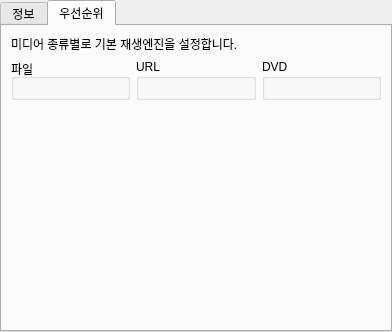
<?xml version="1.0" encoding="UTF-8"?>
<ui version="4.0">
 <class>PrefStack</class>
 <widget class="QStackedWidget" name="PrefStack">
  <property name="geometry">
   <rect>
    <x>0</x>
    <y>0</y>
    <width>369</width>
    <height>332</height>
   </rect>
  </property>
  <property name="windowTitle">
   <string>StackedWidget</string>
  </property>
  <property name="currentIndex">
   <number>3</number>
  </property>
  <widget class="QWidget" name="general">
   <layout class="QVBoxLayout" name="verticalLayout_5">
    <item>
     <widget class="QGroupBox" name="groupBox_4">
      <property name="title">
       <string>재생 목록 생성</string>
      </property>
      <layout class="QVBoxLayout" name="verticalLayout">
       <item>
        <widget class="QLabel" name="label_6">
         <property name="text">
          <string>파일을 열 때 자동으로 다음 파일들을 재생목록에 추가합니다.</string>
         </property>
        </widget>
       </item>
       <item>
        <widget class="QComboBox" name="autoAdd">
         <property name="sizeAdjustPolicy">
          <enum>QComboBox::AdjustToContents</enum>
         </property>
         <item>
          <property name="text">
           <string>비슷한 이름의 파일</string>
          </property>
         </item>
         <item>
          <property name="text">
           <string>같은 경로의 모든 파일</string>
          </property>
         </item>
         <item>
          <property name="text">
           <string>다른 파일을 추가하지 않음</string>
          </property>
         </item>
        </widget>
       </item>
      </layout>
     </widget>
    </item>
    <item>
     <widget class="QGroupBox" name="groupBox_5">
      <property name="title">
       <string>재생</string>
      </property>
      <layout class="QVBoxLayout" name="verticalLayout_4">
       <item>
        <widget class="QCheckBox" name="pauseMinimized">
         <property name="text">
          <string>최소화시에 일시 정지하기</string>
         </property>
        </widget>
       </item>
       <item>
        <layout class="QHBoxLayout" name="_2">
         <item>
          <spacer name="spacer">
           <property name="orientation">
            <enum>Qt::Horizontal</enum>
           </property>
           <property name="sizeType">
            <enum>QSizePolicy::Fixed</enum>
           </property>
           <property name="sizeHint" stdset="0">
            <size>
             <width>15</width>
             <height>0</height>
            </size>
           </property>
          </spacer>
         </item>
         <item>
          <widget class="QCheckBox" name="playRestored">
           <property name="enabled">
            <bool>false</bool>
           </property>
           <property name="text">
            <string>복귀시에 자동으로 재생 시작하기</string>
           </property>
           <property name="checked">
            <bool>true</bool>
           </property>
          </widget>
         </item>
        </layout>
       </item>
       <item>
        <widget class="Line" name="line">
         <property name="orientation">
          <enum>Qt::Horizontal</enum>
         </property>
        </widget>
       </item>
       <item>
        <widget class="QCheckBox" name="startStopped">
         <property name="text">
          <string>재생중에 중지된 파일을 다시 열때 중지된 곳부터 재생하기</string>
         </property>
        </widget>
       </item>
      </layout>
     </widget>
    </item>
    <item>
     <spacer name="spacer_8">
      <property name="orientation">
       <enum>Qt::Vertical</enum>
      </property>
      <property name="sizeHint" stdset="0">
       <size>
        <width>0</width>
        <height>0</height>
       </size>
      </property>
     </spacer>
    </item>
   </layout>
  </widget>
  <widget class="QWidget" name="subtitle">
   <layout class="QVBoxLayout" name="verticalLayout_12">
    <property name="spacing">
     <number>0</number>
    </property>
    <property name="margin">
     <number>0</number>
    </property>
    <item>
     <widget class="QTabWidget" name="tabs">
      <property name="currentIndex">
       <number>2</number>
      </property>
      <widget class="QWidget" name="widget_3">
       <attribute name="title">
        <string>자막 불러오기</string>
       </attribute>
       <layout class="QVBoxLayout" name="verticalLayout_6">
        <item>
         <widget class="QGroupBox" name="groupBox_3">
          <property name="title">
           <string>자동 불러오기</string>
          </property>
          <layout class="QVBoxLayout" name="verticalLayout_7">
           <item>
            <widget class="QLabel" name="label_2">
             <property name="text">
              <string>파일 재생시에 다음에 해당하는 자막을 자동으로 불러옵니다.</string>
             </property>
            </widget>
           </item>
           <item>
            <widget class="QComboBox" name="autoLoad">
             <property name="sizeAdjustPolicy">
              <enum>QComboBox::AdjustToContents</enum>
             </property>
            </widget>
           </item>
          </layout>
         </widget>
        </item>
        <item>
         <widget class="QGroupBox" name="groupBox_6">
          <property name="title">
           <string>자동 선택</string>
          </property>
          <layout class="QVBoxLayout" name="verticalLayout_8">
           <item>
            <widget class="QLabel" name="label_3">
             <property name="text">
              <string>불러온 자막 중 다음에 해당하는 자막을 자동으로 선택합니다.</string>
             </property>
            </widget>
           </item>
           <item>
            <widget class="QComboBox" name="autoSelect">
             <property name="sizeAdjustPolicy">
              <enum>QComboBox::AdjustToContents</enum>
             </property>
            </widget>
           </item>
          </layout>
         </widget>
        </item>
        <item>
         <widget class="QGroupBox" name="auto_load_group">
          <property name="title">
           <string>기본 인코딩</string>
          </property>
          <property name="checkable">
           <bool>false</bool>
          </property>
          <layout class="QVBoxLayout" name="verticalLayout_9">
           <item>
            <widget class="QLabel" name="label_5">
             <property name="text">
              <string>자막을 열때 기본으로 다음 인코딩을 이용합니다.</string>
             </property>
            </widget>
           </item>
           <item>
            <widget class="EncodingComboBox" name="encoding">
             <property name="editable">
              <bool>true</bool>
             </property>
             <property name="sizeAdjustPolicy">
              <enum>QComboBox::AdjustToContentsOnFirstShow</enum>
             </property>
            </widget>
           </item>
          </layout>
         </widget>
        </item>
        <item>
         <spacer name="spacer_9">
          <property name="orientation">
           <enum>Qt::Vertical</enum>
          </property>
          <property name="sizeHint" stdset="0">
           <size>
            <width>0</width>
            <height>0</height>
           </size>
          </property>
         </spacer>
        </item>
       </layout>
      </widget>
      <widget class="QWidget" name="widget_2">
       <attribute name="title">
        <string>자막 출력</string>
       </attribute>
       <layout class="QVBoxLayout" name="verticalLayout_10">
        <item>
         <widget class="QGroupBox" name="groupBox_7">
          <property name="title">
           <string>자막 OSD 설정</string>
          </property>
          <layout class="QVBoxLayout" name="verticalLayout_11">
           <item>
            <widget class="PrefOsdWidget" name="subOsd" native="true"/>
           </item>
          </layout>
         </widget>
        </item>
        <item>
         <spacer name="verticalSpacer_4">
          <property name="orientation">
           <enum>Qt::Vertical</enum>
          </property>
          <property name="sizeHint" stdset="0">
           <size>
            <width>0</width>
            <height>0</height>
           </size>
          </property>
         </spacer>
        </item>
       </layout>
      </widget>
      <widget class="QWidget" name="widget_4">
       <attribute name="title">
        <string>다중/통합자막</string>
       </attribute>
       <layout class="QVBoxLayout" name="verticalLayout_13">
        <item>
         <widget class="QLabel" name="label_7">
          <property name="text">
           <string>통합 자막의 순서 표시를 지정합니다.
지정되지 않은 경우 자막이 선택된 순서로 표시됩니다.
자막파일의 언어지정 클래스의 Name 항목을 지정합니다.
예: Korean, 한국어, English, 영어</string>
          </property>
          <property name="wordWrap">
           <bool>true</bool>
          </property>
         </widget>
        </item>
        <item>
         <widget class="SimpleListWidget" name="priority" native="true"/>
        </item>
        <item>
         <spacer name="spacer_2">
          <property name="orientation">
           <enum>Qt::Vertical</enum>
          </property>
          <property name="sizeHint" stdset="0">
           <size>
            <width>0</width>
            <height>0</height>
           </size>
          </property>
         </spacer>
        </item>
       </layout>
      </widget>
     </widget>
    </item>
   </layout>
  </widget>
  <widget class="QWidget" name="iface">
   <layout class="QVBoxLayout" name="verticalLayout_2">
    <property name="spacing">
     <number>0</number>
    </property>
    <property name="margin">
     <number>0</number>
    </property>
    <item>
     <widget class="QTabWidget" name="tabWidget">
      <property name="currentIndex">
       <number>1</number>
      </property>
      <widget class="QWidget" name="widget_5">
       <attribute name="title">
        <string>키보드</string>
       </attribute>
       <layout class="QVBoxLayout" name="verticalLayout_3">
        <item>
         <widget class="QLabel" name="label_9">
          <property name="text">
           <string>키보드를 이용한 단축키를 설정합니다.</string>
          </property>
         </widget>
        </item>
        <item>
         <widget class="QTreeWidget" name="shortcutTree">
          <property name="alternatingRowColors">
           <bool>true</bool>
          </property>
          <column>
           <property name="text">
            <string>설명</string>
           </property>
          </column>
          <column>
           <property name="text">
            <string>단축키1</string>
           </property>
          </column>
          <column>
           <property name="text">
            <string>단축키2</string>
           </property>
          </column>
          <column>
           <property name="text">
            <string>단축키3</string>
           </property>
          </column>
          <column>
           <property name="text">
            <string>단축키4</string>
           </property>
          </column>
         </widget>
        </item>
        <item>
         <layout class="QHBoxLayout" name="_3">
          <item>
           <widget class="QLabel" name="label">
            <property name="text">
             <string>변경:</string>
            </property>
           </widget>
          </item>
          <item>
           <widget class="QPushButton" name="shortcut1">
            <property name="text">
             <string>단축키1</string>
            </property>
           </widget>
          </item>
          <item>
           <widget class="QPushButton" name="shortcut2">
            <property name="text">
             <string>단축키2</string>
            </property>
           </widget>
          </item>
          <item>
           <widget class="QPushButton" name="shortcut3">
            <property name="text">
             <string>단축키3</string>
            </property>
           </widget>
          </item>
          <item>
           <widget class="QPushButton" name="shortcut4">
            <property name="text">
             <string>단축키4</string>
            </property>
           </widget>
          </item>
          <item>
           <spacer name="spacer_10">
            <property name="orientation">
             <enum>Qt::Horizontal</enum>
            </property>
            <property name="sizeHint" stdset="0">
             <size>
              <width>0</width>
              <height>0</height>
             </size>
            </property>
           </spacer>
          </item>
         </layout>
        </item>
       </layout>
      </widget>
      <widget class="QWidget" name="widget_6">
       <attribute name="title">
        <string>마우스</string>
       </attribute>
       <layout class="QVBoxLayout" name="_16">
        <item>
         <widget class="QLabel" name="label_13">
          <property name="text">
           <string>마우스를 이용한 조작을 설정합니다.</string>
          </property>
         </widget>
        </item>
        <item>
         <widget class="QGroupBox" name="groupBox_2">
          <property name="title">
           <string>행동 설정</string>
          </property>
          <layout class="QGridLayout" name="_17">
           <item row="0" column="0">
            <widget class="QLabel" name="label_10">
             <property name="text">
              <string>더블 클릭</string>
             </property>
            </widget>
           </item>
           <item row="0" column="1">
            <layout class="QHBoxLayout" name="_6">
             <property name="spacing">
              <number>0</number>
             </property>
             <item>
              <widget class="QComboBox" name="doubleClick">
               <property name="sizePolicy">
                <sizepolicy hsizetype="Expanding" vsizetype="Fixed">
                 <horstretch>0</horstretch>
                 <verstretch>0</verstretch>
                </sizepolicy>
               </property>
              </widget>
             </item>
            </layout>
           </item>
           <item row="1" column="0">
            <widget class="QLabel" name="label_11">
             <property name="text">
              <string>가운데 버튼</string>
             </property>
            </widget>
           </item>
           <item row="1" column="1">
            <layout class="QHBoxLayout" name="_5">
             <property name="spacing">
              <number>0</number>
             </property>
             <item>
              <widget class="QComboBox" name="middleClick">
               <property name="sizePolicy">
                <sizepolicy hsizetype="Expanding" vsizetype="Fixed">
                 <horstretch>0</horstretch>
                 <verstretch>0</verstretch>
                </sizepolicy>
               </property>
              </widget>
             </item>
            </layout>
           </item>
           <item row="2" column="0">
            <widget class="QLabel" name="label_12">
             <property name="text">
              <string>휠 스크롤</string>
             </property>
            </widget>
           </item>
           <item row="2" column="1">
            <layout class="QHBoxLayout" name="_4">
             <property name="spacing">
              <number>0</number>
             </property>
             <item>
              <widget class="QComboBox" name="wheelScroll">
               <property name="sizePolicy">
                <sizepolicy hsizetype="Expanding" vsizetype="Fixed">
                 <horstretch>0</horstretch>
                 <verstretch>0</verstretch>
                </sizepolicy>
               </property>
              </widget>
             </item>
            </layout>
           </item>
          </layout>
         </widget>
        </item>
        <item>
         <spacer name="spacer_11">
          <property name="orientation">
           <enum>Qt::Vertical</enum>
          </property>
          <property name="sizeHint" stdset="0">
           <size>
            <width>0</width>
            <height>0</height>
           </size>
          </property>
         </spacer>
        </item>
       </layout>
      </widget>
      <widget class="QWidget" name="widget_7">
       <attribute name="title">
        <string>조작 단계</string>
       </attribute>
       <layout class="QGridLayout" name="_21">
        <item row="0" column="0" colspan="2">
         <widget class="QLabel" name="label_14">
          <property name="text">
           <string>단계별로 조작하는 값을 설정합니다.</string>
          </property>
         </widget>
        </item>
        <item row="1" column="0">
         <widget class="QLabel" name="label_15">
          <property name="text">
           <string>탐색 1단계</string>
          </property>
          <property name="alignment">
           <set>Qt::AlignLeading|Qt::AlignLeft|Qt::AlignVCenter</set>
          </property>
         </widget>
        </item>
        <item row="1" column="1">
         <layout class="QHBoxLayout" name="_7">
          <property name="spacing">
           <number>0</number>
          </property>
          <item>
           <widget class="QSpinBox" name="seek1">
            <property name="suffix">
             <string> 초</string>
            </property>
            <property name="minimum">
             <number>1</number>
            </property>
            <property name="maximum">
             <number>300</number>
            </property>
            <property name="value">
             <number>5</number>
            </property>
           </widget>
          </item>
          <item>
           <spacer name="spacer_5">
            <property name="orientation">
             <enum>Qt::Horizontal</enum>
            </property>
            <property name="sizeHint" stdset="0">
             <size>
              <width>0</width>
              <height>0</height>
             </size>
            </property>
           </spacer>
          </item>
         </layout>
        </item>
        <item row="2" column="0">
         <widget class="QLabel" name="label_16">
          <property name="text">
           <string>탐색 2단계</string>
          </property>
          <property name="alignment">
           <set>Qt::AlignLeading|Qt::AlignLeft|Qt::AlignVCenter</set>
          </property>
         </widget>
        </item>
        <item row="2" column="1">
         <layout class="QHBoxLayout" name="_9">
          <property name="spacing">
           <number>0</number>
          </property>
          <item>
           <widget class="QSpinBox" name="seek2">
            <property name="suffix">
             <string> 초</string>
            </property>
            <property name="minimum">
             <number>1</number>
            </property>
            <property name="maximum">
             <number>600</number>
            </property>
            <property name="value">
             <number>30</number>
            </property>
           </widget>
          </item>
          <item>
           <spacer name="spacer_6">
            <property name="orientation">
             <enum>Qt::Horizontal</enum>
            </property>
            <property name="sizeHint" stdset="0">
             <size>
              <width>0</width>
              <height>0</height>
             </size>
            </property>
           </spacer>
          </item>
         </layout>
        </item>
        <item row="3" column="0">
         <widget class="QLabel" name="label_17">
          <property name="text">
           <string>탐색 3단계</string>
          </property>
         </widget>
        </item>
        <item row="3" column="1">
         <layout class="QHBoxLayout" name="_8">
          <property name="spacing">
           <number>0</number>
          </property>
          <item>
           <widget class="QSpinBox" name="seek3">
            <property name="suffix">
             <string> 초</string>
            </property>
            <property name="minimum">
             <number>1</number>
            </property>
            <property name="maximum">
             <number>600</number>
            </property>
            <property name="value">
             <number>60</number>
            </property>
           </widget>
          </item>
          <item>
           <spacer name="spacer_4">
            <property name="orientation">
             <enum>Qt::Horizontal</enum>
            </property>
            <property name="sizeHint" stdset="0">
             <size>
              <width>0</width>
              <height>0</height>
             </size>
            </property>
           </spacer>
          </item>
         </layout>
        </item>
        <item row="4" column="0">
         <widget class="QLabel" name="label_18">
          <property name="text">
           <string>소리 크게/작게</string>
          </property>
          <property name="alignment">
           <set>Qt::AlignLeading|Qt::AlignLeft|Qt::AlignVCenter</set>
          </property>
         </widget>
        </item>
        <item row="4" column="1">
         <layout class="QHBoxLayout" name="_10">
          <property name="spacing">
           <number>0</number>
          </property>
          <item>
           <widget class="QSpinBox" name="volume">
            <property name="suffix">
             <string> %</string>
            </property>
            <property name="minimum">
             <number>1</number>
            </property>
            <property name="maximum">
             <number>50</number>
            </property>
            <property name="value">
             <number>2</number>
            </property>
           </widget>
          </item>
          <item>
           <spacer name="spacer_3">
            <property name="orientation">
             <enum>Qt::Horizontal</enum>
            </property>
            <property name="sizeHint" stdset="0">
             <size>
              <width>0</width>
              <height>0</height>
             </size>
            </property>
           </spacer>
          </item>
         </layout>
        </item>
        <item row="5" column="0" colspan="2">
         <spacer name="spacer_7">
          <property name="orientation">
           <enum>Qt::Vertical</enum>
          </property>
          <property name="sizeHint" stdset="0">
           <size>
            <width>0</width>
            <height>0</height>
           </size>
          </property>
         </spacer>
        </item>
       </layout>
      </widget>
     </widget>
    </item>
   </layout>
  </widget>
  <widget class="QWidget" name="widget">
   <layout class="QVBoxLayout" name="verticalLayout_16">
    <property name="spacing">
     <number>0</number>
    </property>
    <property name="margin">
     <number>0</number>
    </property>
    <item>
     <widget class="QTabWidget" name="backend">
      <property name="currentIndex">
       <number>1</number>
      </property>
      <widget class="QWidget" name="widget_8">
       <attribute name="title">
        <string>정보</string>
       </attribute>
       <layout class="QVBoxLayout" name="verticalLayout_15">
        <item>
         <widget class="QGroupBox" name="groupBox">
          <property name="title">
           <string>재생엔진 경로</string>
          </property>
          <layout class="QVBoxLayout" name="verticalLayout_14">
           <item>
            <widget class="QLabel" name="label_4">
             <property name="text">
              <string>재생엔진 플러그인이 존재하는 경로를 지정합니다.</string>
             </property>
            </widget>
           </item>
           <item>
            <layout class="QHBoxLayout" name="_11">
             <item>
              <widget class="QLineEdit" name="pathEdit">
               <property name="readOnly">
                <bool>true</bool>
               </property>
              </widget>
             </item>
             <item>
              <widget class="QPushButton" name="pathButton">
               <property name="text">
                <string>선택</string>
               </property>
              </widget>
             </item>
            </layout>
           </item>
          </layout>
         </widget>
        </item>
        <item>
         <widget class="QTreeWidget" name="engines">
          <column>
           <property name="text">
            <string>1</string>
           </property>
          </column>
         </widget>
        </item>
       </layout>
      </widget>
      <widget class="QWidget" name="widget_9">
       <attribute name="title">
        <string>우선순위</string>
       </attribute>
       <layout class="QVBoxLayout" name="verticalLayout_20">
        <item>
         <widget class="QLabel" name="label_8">
          <property name="sizePolicy">
           <sizepolicy hsizetype="Preferred" vsizetype="Minimum">
            <horstretch>0</horstretch>
            <verstretch>0</verstretch>
           </sizepolicy>
          </property>
          <property name="text">
           <string>미디어 종류별로 기본 재생엔진을 설정합니다.</string>
          </property>
         </widget>
        </item>
        <item>
         <layout class="QHBoxLayout" name="_12">
          <item>
           <widget class="QGroupBox" name="groupBox_8">
            <property name="sizePolicy">
             <sizepolicy hsizetype="Preferred" vsizetype="Preferred">
              <horstretch>0</horstretch>
              <verstretch>0</verstretch>
             </sizepolicy>
            </property>
            <property name="title">
             <string>파일</string>
            </property>
            <layout class="QVBoxLayout" name="verticalLayout_17">
             <item>
              <widget class="Chooser" name="file" native="true">
               <property name="sizePolicy">
                <sizepolicy hsizetype="Minimum" vsizetype="Minimum">
                 <horstretch>0</horstretch>
                 <verstretch>0</verstretch>
                </sizepolicy>
               </property>
              </widget>
             </item>
            </layout>
           </widget>
          </item>
          <item>
           <widget class="QGroupBox" name="groupBox_9">
            <property name="sizePolicy">
             <sizepolicy hsizetype="Preferred" vsizetype="Preferred">
              <horstretch>0</horstretch>
              <verstretch>0</verstretch>
             </sizepolicy>
            </property>
            <property name="title">
             <string>URL</string>
            </property>
            <layout class="QVBoxLayout" name="verticalLayout_18">
             <item>
              <widget class="Chooser" name="url" native="true">
               <property name="sizePolicy">
                <sizepolicy hsizetype="Minimum" vsizetype="Minimum">
                 <horstretch>0</horstretch>
                 <verstretch>0</verstretch>
                </sizepolicy>
               </property>
              </widget>
             </item>
            </layout>
           </widget>
          </item>
          <item>
           <widget class="QGroupBox" name="groupBox_10">
            <property name="sizePolicy">
             <sizepolicy hsizetype="Preferred" vsizetype="Preferred">
              <horstretch>0</horstretch>
              <verstretch>0</verstretch>
             </sizepolicy>
            </property>
            <property name="title">
             <string>DVD</string>
            </property>
            <layout class="QVBoxLayout" name="verticalLayout_19">
             <item>
              <widget class="Chooser" name="dvd" native="true">
               <property name="sizePolicy">
                <sizepolicy hsizetype="Minimum" vsizetype="Minimum">
                 <horstretch>0</horstretch>
                 <verstretch>0</verstretch>
                </sizepolicy>
               </property>
              </widget>
             </item>
            </layout>
           </widget>
          </item>
         </layout>
        </item>
        <item>
         <spacer name="spacer_12">
          <property name="orientation">
           <enum>Qt::Vertical</enum>
          </property>
          <property name="sizeHint" stdset="0">
           <size>
            <width>0</width>
            <height>212</height>
           </size>
          </property>
         </spacer>
        </item>
       </layout>
      </widget>
     </widget>
    </item>
   </layout>
  </widget>
 </widget>
 <customwidgets>
  <customwidget>
   <class>EncodingComboBox</class>
   <extends>QComboBox</extends>
   <header>encodingcombobox.h</header>
  </customwidget>
  <customwidget>
   <class>PrefOsdWidget</class>
   <extends>QWidget</extends>
   <header>prefosdwidget.h</header>
   <container>1</container>
  </customwidget>
  <customwidget>
   <class>SimpleListWidget</class>
   <extends>QWidget</extends>
   <header>simplelistwidget.h</header>
   <container>1</container>
  </customwidget>
  <customwidget>
   <class>Chooser</class>
   <extends>QWidget</extends>
   <header>chooser.h</header>
   <container>1</container>
  </customwidget>
 </customwidgets>
 <resources/>
 <connections>
  <connection>
   <sender>pauseMinimized</sender>
   <signal>toggled(bool)</signal>
   <receiver>playRestored</receiver>
   <slot>setEnabled(bool)</slot>
   <hints>
    <hint type="sourcelabel">
     <x>93</x>
     <y>145</y>
    </hint>
    <hint type="destinationlabel">
     <x>103</x>
     <y>163</y>
    </hint>
   </hints>
  </connection>
 </connections>
</ui>
